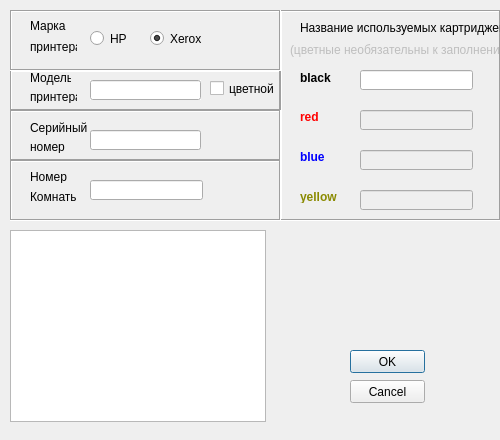
<?xml version="1.0" encoding="UTF-8"?>
<ui version="4.0">
 <class>Dialog</class>
 <widget class="QDialog" name="Dialog">
  <property name="geometry">
   <rect>
    <x>0</x>
    <y>0</y>
    <width>500</width>
    <height>440</height>
   </rect>
  </property>
  <property name="minimumSize">
   <size>
    <width>500</width>
    <height>440</height>
   </size>
  </property>
  <property name="maximumSize">
   <size>
    <width>500</width>
    <height>440</height>
   </size>
  </property>
  <property name="baseSize">
   <size>
    <width>500</width>
    <height>440</height>
   </size>
  </property>
  <property name="windowTitle">
   <string>Добавление нового принтера</string>
  </property>
  <widget class="QFrame" name="frame_model">
   <property name="geometry">
    <rect>
     <x>10</x>
     <y>70</y>
     <width>271</width>
     <height>41</height>
    </rect>
   </property>
   <property name="frameShape">
    <enum>QFrame::Box</enum>
   </property>
   <property name="frameShadow">
    <enum>QFrame::Sunken</enum>
   </property>
   <widget class="QLabel" name="label_10">
    <property name="geometry">
     <rect>
      <x>20</x>
      <y>20</y>
      <width>47</width>
      <height>13</height>
     </rect>
    </property>
    <property name="text">
     <string>принтера</string>
    </property>
   </widget>
   <widget class="QLineEdit" name="lineEdit_model">
    <property name="geometry">
     <rect>
      <x>80</x>
      <y>10</y>
      <width>111</width>
      <height>20</height>
     </rect>
    </property>
    <property name="toolTip">
     <string/>
    </property>
    <property name="autoFillBackground">
     <bool>true</bool>
    </property>
    <property name="inputMethodHints">
     <set>Qt::ImhNone</set>
    </property>
    <property name="text">
     <string/>
    </property>
    <property name="maxLength">
     <number>20</number>
    </property>
   </widget>
   <widget class="QLabel" name="label_2">
    <property name="geometry">
     <rect>
      <x>20</x>
      <y>0</y>
      <width>41</width>
      <height>16</height>
     </rect>
    </property>
    <property name="text">
     <string>Модель</string>
    </property>
   </widget>
   <widget class="QCheckBox" name="check_color">
    <property name="geometry">
     <rect>
      <x>200</x>
      <y>10</y>
      <width>70</width>
      <height>17</height>
     </rect>
    </property>
    <property name="text">
     <string>цветной</string>
    </property>
   </widget>
  </widget>
  <widget class="QFrame" name="frame_cartridges">
   <property name="geometry">
    <rect>
     <x>280</x>
     <y>10</y>
     <width>221</width>
     <height>211</height>
    </rect>
   </property>
   <property name="frameShape">
    <enum>QFrame::Box</enum>
   </property>
   <property name="frameShadow">
    <enum>QFrame::Sunken</enum>
   </property>
   <widget class="QLabel" name="label_8">
    <property name="enabled">
     <bool>false</bool>
    </property>
    <property name="geometry">
     <rect>
      <x>10</x>
      <y>30</y>
      <width>211</width>
      <height>20</height>
     </rect>
    </property>
    <property name="text">
     <string>(цветные необязательны к заполнению)</string>
    </property>
   </widget>
   <widget class="QLabel" name="label_3">
    <property name="geometry">
     <rect>
      <x>20</x>
      <y>10</y>
      <width>201</width>
      <height>16</height>
     </rect>
    </property>
    <property name="text">
     <string>Название используемых картриджей</string>
    </property>
   </widget>
   <widget class="QLabel" name="label_5">
    <property name="geometry">
     <rect>
      <x>20</x>
      <y>100</y>
      <width>47</width>
      <height>13</height>
     </rect>
    </property>
    <property name="text">
     <string>&lt;html&gt;&lt;head/&gt;&lt;body&gt;&lt;p&gt;&lt;span style=&quot; font-weight:600; color:#ff0000;&quot;&gt;red&lt;/span&gt;&lt;/p&gt;&lt;/body&gt;&lt;/html&gt;</string>
    </property>
   </widget>
   <widget class="QLineEdit" name="cart_blue">
    <property name="enabled">
     <bool>false</bool>
    </property>
    <property name="geometry">
     <rect>
      <x>80</x>
      <y>140</y>
      <width>113</width>
      <height>20</height>
     </rect>
    </property>
   </widget>
   <widget class="QLineEdit" name="cart_red">
    <property name="enabled">
     <bool>false</bool>
    </property>
    <property name="geometry">
     <rect>
      <x>80</x>
      <y>100</y>
      <width>113</width>
      <height>20</height>
     </rect>
    </property>
   </widget>
   <widget class="QLineEdit" name="cart_yellow">
    <property name="enabled">
     <bool>false</bool>
    </property>
    <property name="geometry">
     <rect>
      <x>80</x>
      <y>180</y>
      <width>113</width>
      <height>20</height>
     </rect>
    </property>
   </widget>
   <widget class="QLabel" name="label_6">
    <property name="geometry">
     <rect>
      <x>20</x>
      <y>140</y>
      <width>47</width>
      <height>13</height>
     </rect>
    </property>
    <property name="text">
     <string>&lt;html&gt;&lt;head/&gt;&lt;body&gt;&lt;p&gt;&lt;span style=&quot; font-weight:600; color:#0000ff;&quot;&gt;blue&lt;/span&gt;&lt;/p&gt;&lt;/body&gt;&lt;/html&gt;</string>
    </property>
   </widget>
   <widget class="QLabel" name="label_7">
    <property name="geometry">
     <rect>
      <x>20</x>
      <y>180</y>
      <width>47</width>
      <height>13</height>
     </rect>
    </property>
    <property name="text">
     <string>&lt;html&gt;&lt;head/&gt;&lt;body&gt;&lt;p&gt;&lt;span style=&quot; font-weight:600; color:#8a8a00;&quot;&gt;yellow&lt;/span&gt;&lt;/p&gt;&lt;/body&gt;&lt;/html&gt;</string>
    </property>
   </widget>
   <widget class="QLabel" name="label_4">
    <property name="geometry">
     <rect>
      <x>20</x>
      <y>60</y>
      <width>31</width>
      <height>16</height>
     </rect>
    </property>
    <property name="text">
     <string>&lt;html&gt;&lt;head/&gt;&lt;body&gt;&lt;p&gt;&lt;span style=&quot; font-weight:600;&quot;&gt;black&lt;/span&gt;&lt;/p&gt;&lt;/body&gt;&lt;/html&gt;</string>
    </property>
   </widget>
   <widget class="QLineEdit" name="cart_black">
    <property name="geometry">
     <rect>
      <x>80</x>
      <y>60</y>
      <width>113</width>
      <height>20</height>
     </rect>
    </property>
   </widget>
  </widget>
  <widget class="QFrame" name="frame_serial">
   <property name="geometry">
    <rect>
     <x>10</x>
     <y>110</y>
     <width>271</width>
     <height>51</height>
    </rect>
   </property>
   <property name="frameShape">
    <enum>QFrame::Box</enum>
   </property>
   <property name="frameShadow">
    <enum>QFrame::Sunken</enum>
   </property>
   <widget class="QLabel" name="label_12">
    <property name="geometry">
     <rect>
      <x>20</x>
      <y>30</y>
      <width>47</width>
      <height>13</height>
     </rect>
    </property>
    <property name="text">
     <string>номер</string>
    </property>
   </widget>
   <widget class="QLineEdit" name="lineEdit_serial">
    <property name="geometry">
     <rect>
      <x>80</x>
      <y>20</y>
      <width>111</width>
      <height>20</height>
     </rect>
    </property>
    <property name="focusPolicy">
     <enum>Qt::StrongFocus</enum>
    </property>
    <property name="text">
     <string/>
    </property>
    <property name="maxLength">
     <number>20</number>
    </property>
    <property name="echoMode">
     <enum>QLineEdit::Normal</enum>
    </property>
   </widget>
   <widget class="QLabel" name="label_9">
    <property name="geometry">
     <rect>
      <x>20</x>
      <y>10</y>
      <width>91</width>
      <height>16</height>
     </rect>
    </property>
    <property name="text">
     <string>Серийный</string>
    </property>
   </widget>
  </widget>
  <widget class="QFrame" name="frame_brand">
   <property name="enabled">
    <bool>true</bool>
   </property>
   <property name="geometry">
    <rect>
     <x>10</x>
     <y>10</y>
     <width>271</width>
     <height>61</height>
    </rect>
   </property>
   <property name="frameShape">
    <enum>QFrame::Box</enum>
   </property>
   <property name="frameShadow">
    <enum>QFrame::Sunken</enum>
   </property>
   <property name="lineWidth">
    <number>1</number>
   </property>
   <property name="midLineWidth">
    <number>0</number>
   </property>
   <widget class="QRadioButton" name="radioButton_hp">
    <property name="geometry">
     <rect>
      <x>80</x>
      <y>20</y>
      <width>41</width>
      <height>17</height>
     </rect>
    </property>
    <property name="text">
     <string>HP</string>
    </property>
    <property name="autoRepeat">
     <bool>false</bool>
    </property>
   </widget>
   <widget class="QLabel" name="label">
    <property name="geometry">
     <rect>
      <x>20</x>
      <y>0</y>
      <width>41</width>
      <height>31</height>
     </rect>
    </property>
    <property name="text">
     <string>Марка</string>
    </property>
   </widget>
   <widget class="QRadioButton" name="radioButton_xerox">
    <property name="geometry">
     <rect>
      <x>140</x>
      <y>20</y>
      <width>82</width>
      <height>17</height>
     </rect>
    </property>
    <property name="focusPolicy">
     <enum>Qt::StrongFocus</enum>
    </property>
    <property name="text">
     <string>Xerox</string>
    </property>
    <property name="checked">
     <bool>true</bool>
    </property>
   </widget>
   <widget class="QLabel" name="label_11">
    <property name="geometry">
     <rect>
      <x>20</x>
      <y>30</y>
      <width>47</width>
      <height>13</height>
     </rect>
    </property>
    <property name="text">
     <string>принтера</string>
    </property>
   </widget>
  </widget>
  <widget class="QFrame" name="frame">
   <property name="geometry">
    <rect>
     <x>10</x>
     <y>160</y>
     <width>271</width>
     <height>61</height>
    </rect>
   </property>
   <property name="frameShape">
    <enum>QFrame::Box</enum>
   </property>
   <property name="frameShadow">
    <enum>QFrame::Sunken</enum>
   </property>
   <widget class="QLabel" name="label_13">
    <property name="geometry">
     <rect>
      <x>20</x>
      <y>10</y>
      <width>47</width>
      <height>13</height>
     </rect>
    </property>
    <property name="text">
     <string>Номер</string>
    </property>
   </widget>
   <widget class="QLabel" name="label_14">
    <property name="geometry">
     <rect>
      <x>20</x>
      <y>30</y>
      <width>47</width>
      <height>13</height>
     </rect>
    </property>
    <property name="text">
     <string>Комнаты</string>
    </property>
   </widget>
   <widget class="QLineEdit" name="room_number">
    <property name="geometry">
     <rect>
      <x>80</x>
      <y>20</y>
      <width>113</width>
      <height>20</height>
     </rect>
    </property>
   </widget>
  </widget>
  <widget class="QPushButton" name="pushOK">
   <property name="enabled">
    <bool>true</bool>
   </property>
   <property name="geometry">
    <rect>
     <x>350</x>
     <y>350</y>
     <width>75</width>
     <height>23</height>
    </rect>
   </property>
   <property name="text">
    <string>OK</string>
   </property>
  </widget>
  <widget class="QPushButton" name="pushCancel">
   <property name="geometry">
    <rect>
     <x>350</x>
     <y>380</y>
     <width>75</width>
     <height>23</height>
    </rect>
   </property>
   <property name="text">
    <string>Cancel</string>
   </property>
  </widget>
  <widget class="QTextBrowser" name="textBrowser">
   <property name="geometry">
    <rect>
     <x>10</x>
     <y>230</y>
     <width>256</width>
     <height>192</height>
    </rect>
   </property>
  </widget>
  <zorder>frame_model</zorder>
  <zorder>frame_cartridges</zorder>
  <zorder>frame_serial</zorder>
  <zorder>frame_brand</zorder>
  <zorder>frame</zorder>
  <zorder>pushOK</zorder>
  <zorder>pushCancel</zorder>
  <zorder>lineEdit_model</zorder>
  <zorder>textBrowser</zorder>
 </widget>
 <tabstops>
  <tabstop>cart_black</tabstop>
  <tabstop>cart_red</tabstop>
  <tabstop>cart_blue</tabstop>
  <tabstop>cart_yellow</tabstop>
  <tabstop>pushOK</tabstop>
  <tabstop>pushCancel</tabstop>
  <tabstop>radioButton_hp</tabstop>
  <tabstop>radioButton_xerox</tabstop>
  <tabstop>lineEdit_model</tabstop>
  <tabstop>check_color</tabstop>
  <tabstop>lineEdit_serial</tabstop>
  <tabstop>room_number</tabstop>
 </tabstops>
 <resources/>
 <connections/>
</ui>
